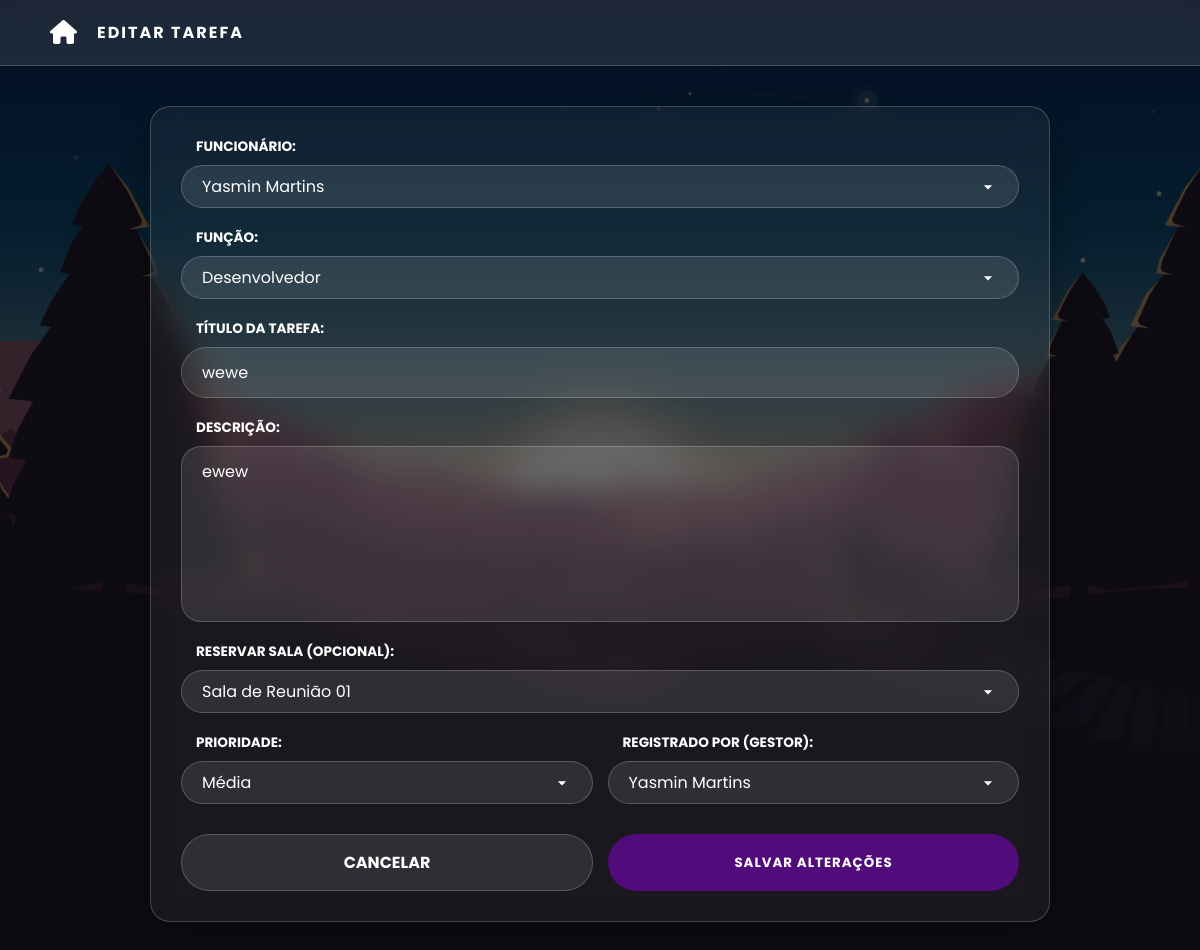
The page /editar/1 (signed in) on the database as committed earlier.
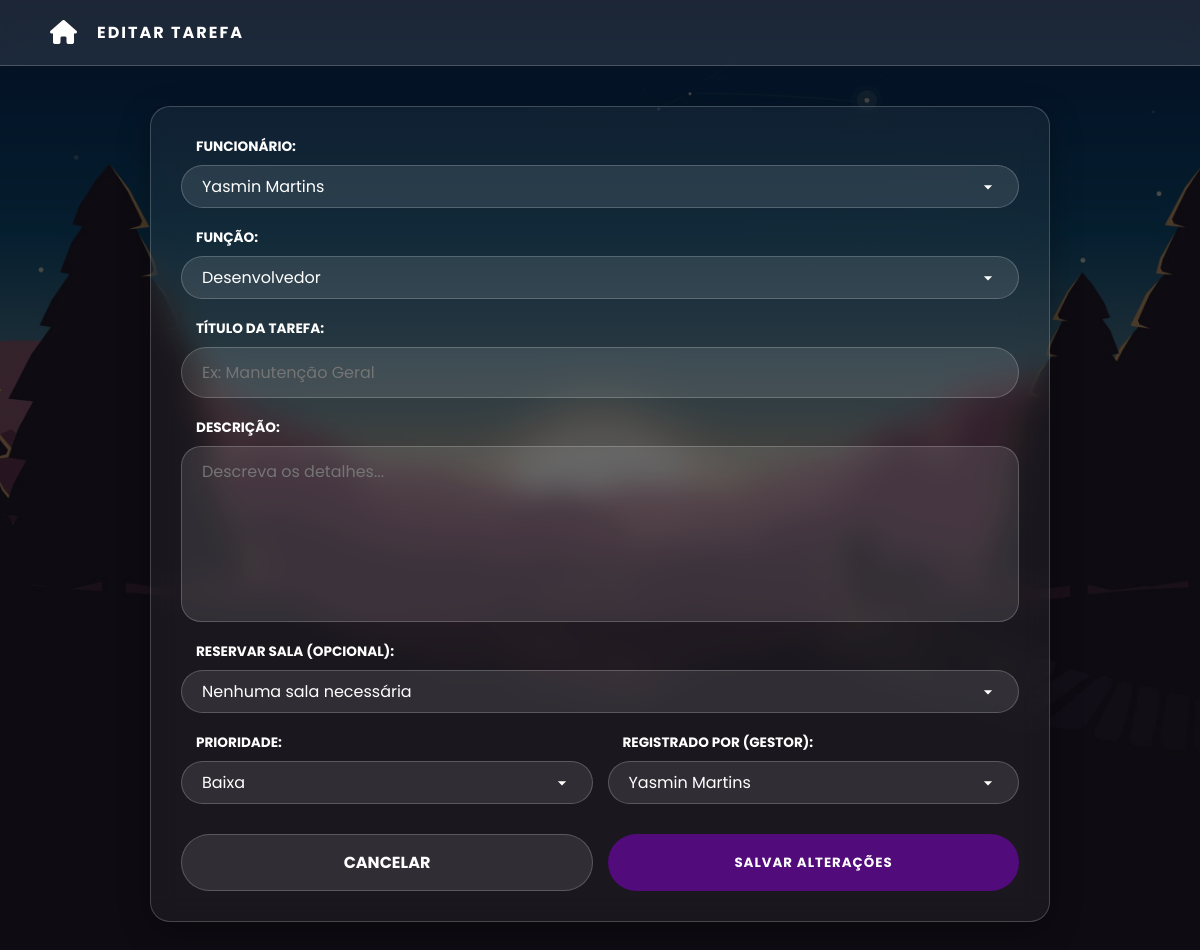
The same page on the database as committed later.
### tables this page shows
CREATE TABLE tarefas (
            id INTEGER PRIMARY KEY AUTOINCREMENT,
            usuario_id INTEGER, -- Dono da tarefa (quem criou)
            sala_id INTEGER,
            funcionario TEXT,   -- Nome de quem vai executar
            funcao TEXT,
            titulo TEXT,
            descricao TEXT,
            prioridade TEXT,
            status TEXT,
            gestor TEXT,        -- Nome do gestor responsável
            data_criacao DATETIME,
            data_conclusao DATETIME,
            FOREIGN KEY (usuario_id) REFERENCES usuarios (id),
            FOREIGN KEY (sala_id) REFERENCES salas (id)
        );

CREATE TABLE usuarios (
            id INTEGER PRIMARY KEY AUTOINCREMENT,
            nome TEXT NOT NULL,
            rg TEXT,
            cpf TEXT UNIQUE NOT NULL,
            telefone TEXT,
            email TEXT UNIQUE NOT NULL,
            senha TEXT NOT NULL,
            status TEXT DEFAULT 'Ativo',
            cargo TEXT NOT NULL
        );

CREATE TABLE funcoes (
            id INTEGER PRIMARY KEY AUTOINCREMENT,
            nome TEXT NOT NULL 
        );

CREATE TABLE salas (
            id INTEGER PRIMARY KEY AUTOINCREMENT,
            nome TEXT NOT NULL,
            status TEXT DEFAULT 'Disponível'
        );

### main.py (the view, shortened to what this page needs)
@app.route('/editar/<int:id>', methods=['GET', 'POST'])
def editar(id):
    if 'usuario_id' not in session:
        return redirect(url_for('login'))
    tarefa = models.buscar_tarefa_por_id(id)
    return render_template('editar_chamado.html',
                         tarefa=tarefa,
                         funcionarios=models.listar_funcionarios(),
                         gestores=models.listar_gestores(),
                         funcoes=models.listar_funcoes(),
                         salas=models.listar_salas())

### models.py (called while the page is built)
def conectar():
    conn = sqlite3.connect('app.db')
    conn.row_factory = sqlite3.Row
    return conn

def buscar_tarefa_por_id(id_tarefa):
    conn = conectar()
    cursor = conn.cursor()
    cursor.execute('SELECT * FROM tarefas WHERE id = ?', (id_tarefa,))
    dado = cursor.fetchone()
    conn.close()
    return dado

def listar_funcionarios():
    conn = conectar()
    cursor = conn.cursor()
    cursor.execute("SELECT nome FROM usuarios WHERE status = 'Ativo'")
    res = [row['nome'] for row in cursor.fetchall()]
    conn.close()
    return res

def listar_gestores():
    conn = conectar()
    cursor = conn.cursor()
    cursor.execute("SELECT nome FROM usuarios WHERE cargo = 'Gestor' AND status = 'Ativo'")
    res = [row['nome'] for row in cursor.fetchall()]
    conn.close()
    return res

def listar_funcoes():
    conn = conectar()
    cursor = conn.cursor()
    cursor.execute('SELECT nome FROM funcoes')
    res = [row['nome'] for row in cursor.fetchall()]
    conn.close()
    return res

def listar_salas():
    conn = conectar()
    cursor = conn.cursor()
    cursor.execute("SELECT * FROM salas")
    res = cursor.fetchall()
    conn.close()
    return res

### templates/editar_chamado.html (shortened to what this page needs)
<!DOCTYPE html>
<html lang="pt-br">
<head>
    <link rel="stylesheet" href="{{ url_for('static', filename='CSS/base.css') }}">
    <link rel="stylesheet" href="{{ url_for('static', filename='CSS/editar.css') }}">
    <link rel="stylesheet" href="https://cdnjs.cloudflare.com/ajax/libs/font-awesome/6.0.0/css/all.min.css">
</head>
<body>
    <header>
        <a href="{{ url_for('index') }}" class="bt_home"><i class="fas fa-home"></i></a>
        <span class="texto_logo">EDITAR TAREFA</span>
    </header>
    <div class="cnt_formulario">
        <form method="POST">
            <label>Funcionário:</label>
            <select name="funcionario" required>
                {% for nome in funcionarios %}
                <option value="{{ nome }}" {% if nome == tarefa['funcionario'] %}selected{% endif %}>
                    {{ nome }}
                </option>
                {% endfor %}
            </select>
            <label>Função:</label>
            <select name="funcao">
                {% for nome in funcoes %}
                <option value="{{ nome }}" {% if nome == tarefa['funcao'] %}selected{% endif %}>
                    {{ nome }}
                </option>
                {% endfor %}
            </select>
            <label>Título da Tarefa:</label>
            <input name="titulo" type="text" value="{{ tarefa['titulo'] }}" placeholder="Ex: Manutenção Geral" required>
            <label>Descrição:</label>
            <textarea name="descricao" rows="6" placeholder="Descreva os detalhes..." required>{{ tarefa['descricao'] }}</textarea>
            <label for="sala_id">Reservar Sala (Opcional):</label>
            <select name="sala_id" id="sala_id">
                <option value="">Nenhuma sala necessária</option>
                {% for sala in salas %}
                    <option value="{{ sala.id }}"
                        {% if tarefa['sala_id'] and sala.id|int == tarefa['sala_id']|int %}
                            selected
                        {% elif sala.status == 'Indisponível' %}
                            disabled
                        {% endif %}>
                        {{ sala.nome }}
                    </option>
                {% endfor %}
            </select>
            <div style="display: grid; grid-template-columns: 1fr 1fr; gap: 15px;">
                <div>
                    <label>Prioridade:</label>
                    <select name="prioridade">
                        <option value="baixa" {% if tarefa['prioridade'] == 'baixa' %}selected{% endif %}>Baixa</option>
                        <option value="media" {% if tarefa['prioridade'] == 'media' %}selected{% endif %}>Média</option>
                    </select>
                </div>
                <div>
                    <label>Registrado por (Gestor):</label>
                    <select name="gestor" required>
                        {% for nome in gestores %}
                        <option value="{{ nome }}" {% if nome == tarefa['gestor'] %}selected{% endif %}>
                            {{ nome }}
                        </option>
                        {% endfor %}
                    </select>
                </div>
            </div>
            <div class="cnt_bt">
                <a href="{{ url_for('status') }}" class="bt_cancelar">CANCELAR</a>
                <button type="submit" class="bt_primario">SALVAR ALTERAÇÕES</button>
            </div>
        </form>
    </div>
</body>
</html>

### static/CSS/base.css (style rules this page uses)
* { margin: 0; padding: 0; box-sizing: border-box; font-family: 'Poppins', sans-serif; }
body { background: linear-gradient(rgba(0,0,0,0.7), rgba(0,0,0,0.7)), url('../assets/background.jpg'); background-size: cover; background-position: center; background-attachment: fixed; min-height: 100vh; color: white; }
header { background: rgba(255, 255, 255, 0.1); backdrop-filter: blur(10px); padding: 15px 50px; display: flex; align-items: center; border-bottom: 1px solid rgba(255, 255, 255, 0.2); position: sticky; top: 0; z-index: 100; }
.bt_home { font-size: 1.5rem; color: white; text-decoration: none; transition: 0.3s; }
.texto_logo { margin-left: 20px; font-weight: bold; letter-spacing: 2px; }

### static/CSS/editar.css (style rules this page uses)
label { display: block; margin-bottom: 8px; font-size: 0.85rem; font-weight: bold; text-transform: uppercase; padding-left: 15px; }
input, select, textarea { width: 100%; padding: 12px 20px; background: rgba(255, 255, 255, 0.1); border: 1px solid rgba(255, 255, 255, 0.2); border-radius: 50px; color: white; margin-bottom: 20px; outline: none; font-size: 1rem; appearance: none; }
select { cursor: pointer; background-repeat: no-repeat; background-position: right 20px center; background-size: 20px; }
select option { background-color: #2c3e50; }
textarea { border-radius: 20px !important; resize: none; }
.cnt_bt { display: flex; gap: 15px; margin-top: 10px; }
.bt_primario { background: #510b7a; color: white; border: none; padding: 15px; border-radius: 50px; cursor: pointer; width: 100%; font-weight: bold; text-transform: uppercase; letter-spacing: 1px; transition: 0.3s; }
.bt_cancelar { background: rgba(255, 255, 255, 0.1); color: white; border: 1px solid rgba(255, 255, 255, 0.2); padding: 15px; border-radius: 50px; text-align: center; text-decoration: none; width: 100%; font-weight: bold; text-transform: uppercase; transition: 0.3s; }
.cnt_formulario { max-width: 900px; width: 90%; margin: 40px auto; background: rgba(255, 255, 255, 0.05); backdrop-filter: blur(15px); border: 1px solid rgba(255, 255, 255, 0.2); border-radius: 20px; padding: 30px; box-shadow: 0 8px 32px rgba(0,0,0,0.3); }
form { display: flex; flex-direction: column; }

Rows that differ between the two databases and show on the page:
removed tarefas: funcionario "Yasmin Martins", funcao "Desenvolvedor", titulo "wewe", descricao "ewew", sala_id "Sala de Reunião 01", prioridade "Média", gestor "Yasmin Martins"
Other text that changed with them:
form field funcionario: (not shown) → "Yasmin Martins"
form field funcao: (not shown) → "Desenvolvedor"
form field sala_id: (not shown) → "Nenhuma sala necessária"
form field prioridade: (not shown) → "Baixa"
form field gestor: (not shown) → "Yasmin Martins"
